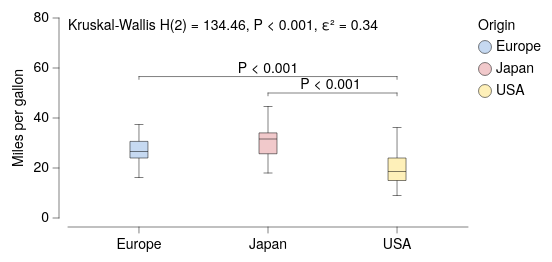

Express this chart as Vega-Lite.
### Vega-Lite specification from a JSON file in a GitHub repository (floating-point values rounded to 4 significant figures; data arrays with more than 128 entries replaced by an {"elided": "..."} marker saying what was removed)
{"background": null, "config": {"arc": {"fill": "#DBDBDB", "fillOpacity": 1.0, "innerRadius": 25.0, "padAngle": 0.03, "stroke": "black", "strokeOpacity": 1, "strokeWidth": 0.25}, "area": {"fill": "#DBDBDB", "fillOpacity": 1.0, "stroke": "black", "strokeOpacity": 1, "strokeWidth": 0.25}, "axis": {"domain": true, "domainCap": "round", "domainColor": "black", "domainWidth": 0.25, "grid": false, "gridCap": "round", "gridColor": "#F1F1F1", "gridDash": [0, 0], "gridOpacity": 1.0, "gridWidth": 0.25, "labelColor": "black", "labelFont": "Helvetica Neue", "labelFontSize": 7, "labelFontStyle": "normal", "labelFontWeight": 400, "offset": 4.5, "ticks": true, "tickCap": "round", "tickColor": "black", "tickRound": false, "tickSize": 3, "tickWidth": 0.25, "titleColor": "black", "titleFont": "Helvetica Neue", "titleFontSize": 7, "titleFontStyle": "normal", "titleFontWeight": 400}, "axisX": {"domain": true, "labelAlign": "center", "labelAngle": 0, "labels": true, "ticks": true, "translate": 0}, "axisY": {"domain": true, "labelAlign": "right", "labelAngle": 0, "labels": true, "ticks": true, "translate": 0}, "axisRight": {"domain": true, "labelAlign": "left", "labelAngle": 0, "labels": true, "ticks": true, "translate": 0}, "axisTop": {"domain": true, "labelAlign": "center", "labelAngle": 0, "labels": true, "ticks": true, "translate": 0}, "axisBand": {"tickOffset": 0}, "bar": {"fill": "#DBDBDB", "fillOpacity": 1.0, "stroke": "black", "strokeOpacity": 1, "strokeWidth": 0.25}, "boxplot": {"size": 9.0, "ticks": {"cornerRadius": 0.25, "fill": "black", "size": 4.5, "thickness": 0.25}, "box": {"fillOpacity": 1.0, "stroke": "black", "strokeOpacity": 1, "strokeWidth": 0.25}, "median": {"fill": "black", "fillOpacity": 1.0, "size": 9.0, "thickness": 0.25}, "rule": {"fill": "black", "fillOpacity": 1.0, "size": 10.0, "stroke": "black", "strokeDash": [0, 0], "strokeOpacity": 1, "strokeWidth": 0.25}, "outliers": {"color": "black", "fill": "black", "fillOpacity": 1.0, "size": 0, "stroke": "black", "strokeOpacity": 1, "strokeWidth": 0.25}}, "circle": {"fill": "black", "fillOpacity": 1.0, "size": 0.5, "stroke": null, "strokeOpacity": 1, "strokeWidth": 0.25}, "errorband": {"band": {"fillOpacity": 0.6, "stroke": null, "strokeWidth": 0.25, "strokeOpacity": 1}, "borders": {"opacity": 0, "strokeOpacity": 0.25, "strokeWidth": 1}}, "errorbar": {"opacity": 1, "rule": {"strokeDash": [0, 0], "strokeWidth": 0.25}, "ticks": {"color": "black", "cornerRadius": 0.125, "opacity": 1, "size": 6.0, "thickness": 0.25}, "thickness": 0.25}, "font": "Helvetica Neue", "geoshape": {"fill": "#DBDBDB", "fillOpacity": 1.0, "stroke": "black", "strokeOpacity": 1, "strokeWidth": 0.25}, "header": {"labelColor": "black", "labelFont": "Helvetica Neue", "labelFontSize": 7, "labelFontStyle": "normal", "labelFontWeight": 400, "titleColor": "black", "titleFont": "Helvetica Neue", "titleFontSize": 7, "titleFontStyle": "normal", "titleFontWeight": 400, "titlePadding": 0}, "legend": {"disable": false, "offset": 4.5, "titlePadding": 4, "labelOffset": 2, "gradientLabelOffset": 2, "gradientLength": 50.0, "gradientThickness": 5.0, "gradientOpacity": 1.0, "gradientStrokeColor": "black", "gradientStrokeWidth": 0.25, "labelColor": "black", "labelFont": "Helvetica Neue", "labelFontSize": 7, "labelFontStyle": "normal", "labelFontWeight": 400, "strokeColor": "black", "strokeWidth": 0, "symbolSize": 42, "symbolStrokeColor": "black", "symbolStrokeWidth": 0.25, "titleColor": "black", "titleFont": "Helvetica Neue", "titleFontSize": 7, "titleFontStyle": "normal", "titleFontWeight": 400}, "line": {"color": "black", "stroke": "black", "strokeCap": "round", "strokeDash": [0, 0], "strokeOpacity": 1, "strokeWidth": 0.375}, "point": {"filled": true, "fill": "#DBDBDB", "fillOpacity": 1.0, "size": 5.0, "stroke": "black", "strokeOpacity": 1, "strokeWidth": 0.25}, "range": {"category": ["#C6D9F1", "#F1C9CB", "#FEF0B9", "#CEE37A", "#7AA8E0", "#E589A3", "#FDDD5D", "#68B961", "#4177B1", "#C35082", "#E5C227", "#438156"], "diverging": {"scheme": ["#C35082", "#CE6D94", "#D989A7", "#E2A4BA", "#EABFCE", "#F1DBE2", "#F6F6F6", "#D7E0EB", "#B9CBE0", "#9BB6D5", "#7DA1C9", "#5F8CBD", "#4177B1"]}, "heatmap": {"scheme": ["#130010", "#27022E", "#370453", "#3D1E76", "#3A3B92", "#2E57AA", "#1374BA", "#1A90BE", "#20ABC1", "#27C6C1", "#48DEB3", "#91EE9F"]}, "ordinal": {"scheme": ["#F1F1F1", "#DBDBDB", "#C6C6C6", "#B2B2B2", "#9D9D9D", "#898989", "#767676", "#636363", "#515151", "#404040", "#2F2F2F", "#1F1F1F"]}, "ramp": {"scheme": ["#130010", "#27022E", "#370453", "#3D1E76", "#3A3B92", "#2E57AA", "#1374BA", "#1A90BE", "#20ABC1", "#27C6C1", "#48DEB3", "#91EE9F"]}}, "rule": {"color": "black", "stroke": "black", "strokeCap": "round", "strokeDash": [2, 2], "strokeOpacity": 1, "strokeWidth": 0.25}, "scale": {"bandPaddingInner": 0.1, "bandPaddingOuter": 0.1, "round": false}, "rect": {"fill": "#DBDBDB", "fillOpacity": 1.0, "stroke": "black", "strokeOpacity": 1, "strokeWidth": 0.25}, "square": {"fill": "#DBDBDB", "fillOpacity": 1.0, "size": 10.0, "stroke": "black", "strokeOpacity": 1, "strokeWidth": 0.25}, "text": {"color": "black", "font": "Helvetica Neue", "fontSize": 7, "fontStyle": "normal", "fontWeight": 400}, "title": {"anchor": "middle", "frame": "group", "color": "black", "font": "Helvetica Neue", "fontSize": 7, "fontStyle": "normal", "fontWeight": 400, "subtitleColor": "black", "subtitleFont": "Helvetica Neue", "subtitleFontSize": "Helvetica Neue", "subtitleFontStyle": "normal", "subtitleFontWeight": 400}, "view": {"continuousWidth": 200, "continuousHeight": 100, "discreteWidth": 200, "discreteHeight": 100, "fill": null, "stroke": null, "strokeWidth": 0.25}}, "layer": [{"data": {"name": "data-84942684f44a0939f6e50b33ec91a880"}, "mark": {"type": "boxplot"}, "encoding": {"color": {"field": "Origin", "type": "nominal"}, "x": {"field": "Origin", "sort": ["Europe", "Japan", "USA"], "title": null, "type": "nominal"}, "y": {"field": "Miles_per_Gallon", "scale": {"domain": [0, 75]}, "title": "Miles per gallon", "type": "quantitative"}}}, {"layer": [{"data": {"values": [{"__dysonsphere__": 1}]}, "mark": {"type": "text", "align": "left", "angle": 0, "baseline": "top", "dx": 0, "dy": 0, "fontSize": 7, "opacity": 1.0}, "encoding": {"text": {"value": "Kruskal-Wallis H(2) = 134.46, P < 0.001, ε² = 0.34"}, "x": {"value": 0}, "y": {"value": 0}}}, {"layer": [{"data": {"values": [{"x": "Europe", "x2": "USA", "y": 56.58, "__dysonsphere__": 1}]}, "mark": {"type": "rule", "strokeCap": "round", "strokeDash": [0, 0], "strokeWidth": 0.25}, "encoding": {"x": {"field": "x", "type": "nominal"}, "x2": {"field": "x2"}, "y": {"field": "y", "type": "quantitative"}}}, {"data": {"values": [{"x": "Europe", "y": 56.58, "y2": 55.45, "__dysonsphere__": 1}]}, "mark": {"type": "rule", "strokeCap": "round", "strokeDash": [0, 0], "strokeWidth": 0.25}, "encoding": {"x": {"field": "x", "type": "nominal"}, "y": {"field": "y", "type": "quantitative"}, "y2": {"field": "y2"}}}, {"data": {"values": [{"x": "USA", "y": 56.58, "y2": 55.45, "__dysonsphere__": 1}]}, "mark": {"type": "rule", "strokeCap": "round", "strokeDash": [0, 0], "strokeWidth": 0.25}, "encoding": {"x": {"field": "x", "type": "nominal"}, "y": {"field": "y", "type": "quantitative"}, "y2": {"field": "y2"}}}, {"data": {"values": [{"y": 56.58, "label": "P < 0.001", "__dysonsphere__": 1}]}, "mark": {"type": "text", "align": "center", "dy": -4, "fontSize": 7}, "encoding": {"text": {"field": "label", "type": "nominal"}, "x": {"value": 100.0}, "y": {"field": "y", "type": "quantitative"}}}]}, {"layer": [{"data": {"values": [{"x": "Japan", "x2": "USA", "y": 50.0, "__dysonsphere__": 1}]}, "mark": {"type": "rule", "strokeCap": "round", "strokeDash": [0, 0], "strokeWidth": 0.25}, "encoding": {"x": {"field": "x", "type": "nominal"}, "x2": {"field": "x2"}, "y": {"field": "y", "type": "quantitative"}}}, {"data": {"values": [{"x": "Japan", "y": 50.0, "y2": 48.87, "__dysonsphere__": 1}]}, "mark": {"type": "rule", "strokeCap": "round", "strokeDash": [0, 0], "strokeWidth": 0.25}, "encoding": {"x": {"field": "x", "type": "nominal"}, "y": {"field": "y", "type": "quantitative"}, "y2": {"field": "y2"}}}, {"data": {"values": [{"x": "USA", "y": 50.0, "y2": 48.87, "__dysonsphere__": 1}]}, "mark": {"type": "rule", "strokeCap": "round", "strokeDash": [0, 0], "strokeWidth": 0.25}, "encoding": {"x": {"field": "x", "type": "nominal"}, "y": {"field": "y", "type": "quantitative"}, "y2": {"field": "y2"}}}, {"data": {"values": [{"y": 50.0, "label": "P < 0.001", "__dysonsphere__": 1}]}, "mark": {"type": "text", "align": "center", "dy": -4, "fontSize": 7}, "encoding": {"text": {"field": "label", "type": "nominal"}, "x": {"value": 131.2}, "y": {"field": "y", "type": "quantitative"}}}]}], "name": "__dysonsphere_ac8c9f0ce47f41d7_5"}], "$schema": "https://vega.github.io/schema/vega-lite/v6.4.1.json", "datasets": {"data-84942684f44a0939f6e50b33ec91a880": {"elided": "398 records"}}}
